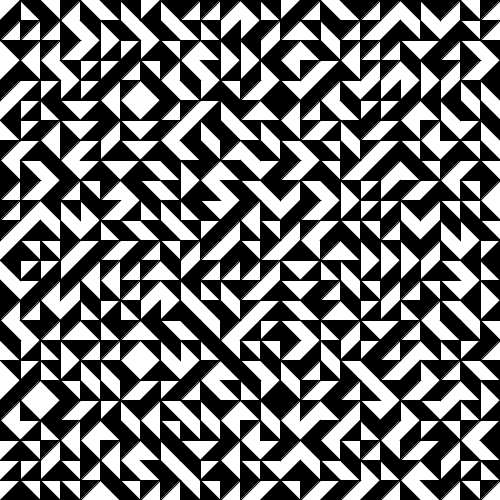
Frame 1 (no input)
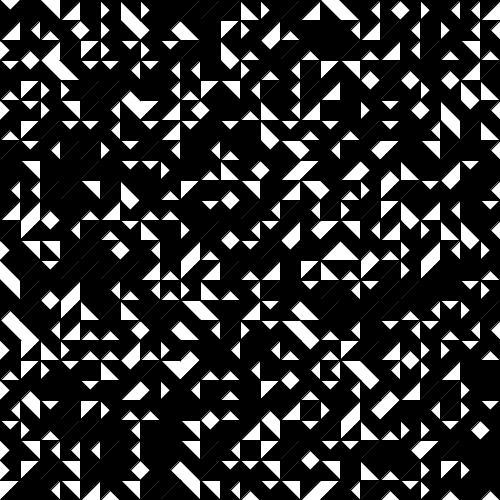
Frame 2 (the mouse pressed at the canvas centre, redrawn once)

The Processing sketch that drew these frames (run headless with seeded random() and noise(); the mouse was pressed at the canvas centre and the sketch redrawn once):

// Processing sketch: processing_130444
// ── processing_130444.pde

void setup() {
  size(500, 500);
  background(255);
  noLoop();
}

void draw() {

  int triangleHeight=20;
  int triangleWidth=20;


  for (int y=0;y<500;y=y+triangleHeight)
  {
    for (int x=0;x<500;x=x+triangleWidth)
    {

      int selector=int(random(4));
      switch(selector)
      {
      case 0: 
        fill(0);
        triangle(x, y, x+20, y, x, y+20);
        break;
      case 1: 
        fill(0);
        triangle(x, y, x+20, y, x+20, y+20);
        break;
      case 2: 
        fill(0);
        triangle(x, y+20, x+20, y, x+20, y+20);
        break;
      case 3: 
        fill(0);
        triangle(x, y, x, y+20, x+20, y+20);
        break;
      }
    }
  }
}
void keyPressed () {
  for (int q = 0; q > 1; q = q) {
    loop();
    int triangleHeight=20;
    int triangleWidth=20;

    if (key == 'm' || key == 'M') {
      for (int y=0;y<500;y=y+triangleHeight)
      {
        for (int x=0;x<500;x=x+triangleWidth)
        {
          q++;
          int selector=int(random(4));
          switch(selector)
          {
          case 0: 
            fill(0);
            triangle(x, y, x+20, y, x, y+20);
            break;
          case 1: 
            fill(0);
            triangle(x, y, x+20, y, x+20, y+20);
            break;
          case 2: 
            fill(0);
            triangle(x, y+20, x+20, y, x+20, y+20);
            break;
          case 3: 
            fill(0);
            triangle(x, y, x, y+20, x+20, y+20);
            break;
          }
        }
      }
    }
  }
}
